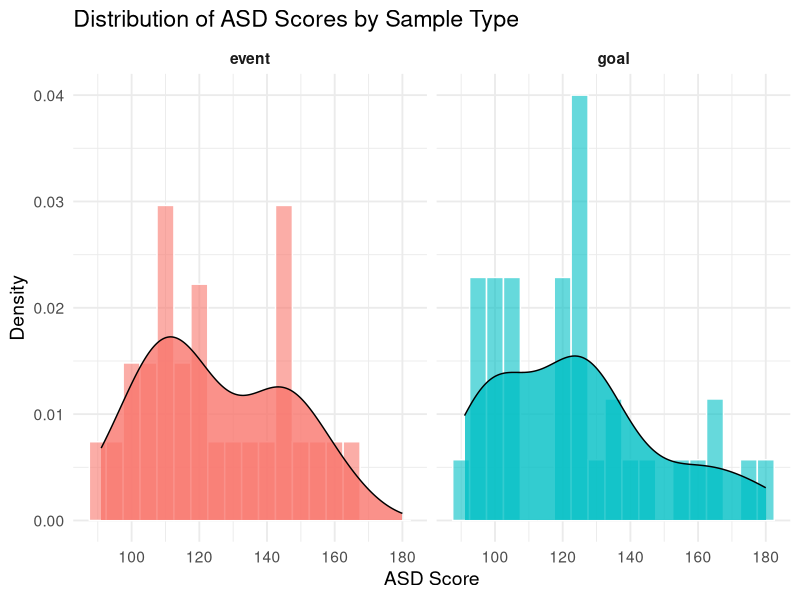
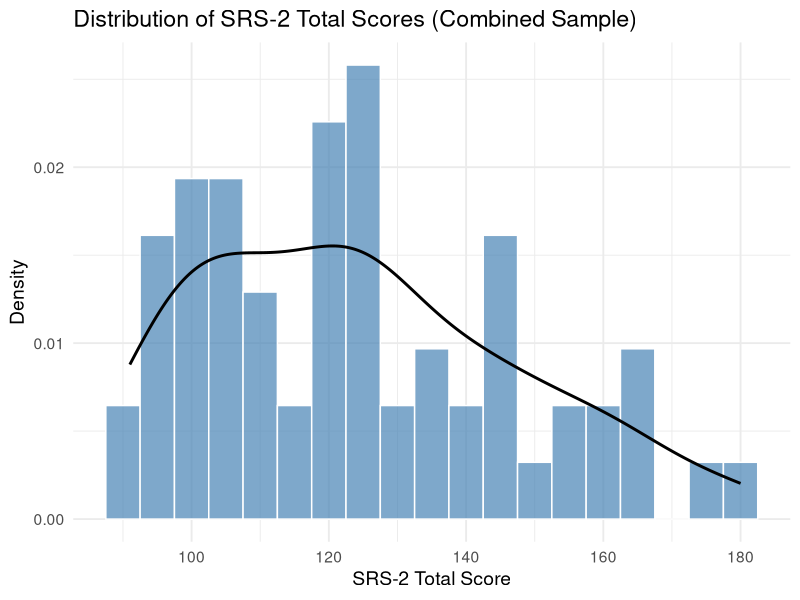

R code for these plots, in order: (Note: this script raises an error after producing the figures.)
## ---- chunk 1
library(readr)
library(dplyr)
library(tidyr)
library(lavaan)
library(tidyverse)

# Load ASD scores from two data samples and add a label column, and remove 'asd' column 
goal_df <- read_csv("asd_goal.csv") %>%
  select(-asd) %>%
  mutate(sample_type = "goal")

event_df <- read_csv("asd_event.csv") %>%
  select(-asd) %>%
  mutate(sample_type = "event")

# Get item columns (those starting with Q25_)
item_cols <- grep("^Q25_", names(goal_df), value = TRUE)

# Define reverse-coded items (from your earlier list)
items_to_reverse <- c("Q25_3", "Q25_7", "Q25_11", "Q25_12", "Q25_15",
                      "Q25_17", "Q25_21", "Q25_22", "Q25_26", "Q25_32",
                      "Q25_38", "Q25_40", "Q25_43", "Q25_45", "Q25_48")

# Reverse code for both datasets (using column names directly)
goal_df[ , items_to_reverse] <- 5 - goal_df[ , items_to_reverse]
event_df[ , items_to_reverse] <- 5 - event_df[ , items_to_reverse]

# Combine the two dataframes after reverse coding
combined_df <- bind_rows(goal_df, event_df)

# Now safely filter only the item columns for valid range (1-4)
data_df <- combined_df %>%
  filter(if_all(all_of(item_cols), ~ !is.na(.) & . != "" & . >= 1 & . <= 4))

# Calculate ASD composite score as the sum of all Q25 items per row
data_df <- data_df %>%
  mutate(asd = rowSums(across(all_of(item_cols))))

# Confirm it now works
head(data_df)
## ---- chunk 2
library(psych)
library(dplyr)
library(e1071)

# Item-wise descriptive stats
# Long format data for items
long_items <- data_df %>%
  pivot_longer(cols = starts_with("Q25_"), names_to = "item", values_to = "value")

# Summary stats by sample and item
item_summary <- long_items %>%
  group_by(sample_type, item) %>%
  summarise(
    n = n(),
    mean = mean(value, na.rm = TRUE),
    median = median(value, na.rm = TRUE),
    sd = sd(value, na.rm = TRUE),
    skew = skewness(value, na.rm = TRUE, type = 2),
    kurt = kurtosis(value, na.rm = TRUE, type = 2),
    min = min(value, na.rm = TRUE),
    max = max(value, na.rm = TRUE),
    .groups = "drop"
  )

# Sample wise descriptive stats
# Get range of each descriptive stat by sample_type
sample_summary <- item_summary %>%
  group_by(sample_type) %>%
  summarise(
    mean_range = paste0(round(min(mean, na.rm = TRUE), 2), " – ", round(max(mean, na.rm = TRUE), 2)),
    median_range = paste0(round(min(median, na.rm = TRUE), 2), " – ", round(max(median, na.rm = TRUE), 2)),
    sd_range = paste0(round(min(sd, na.rm = TRUE), 2), " – ", round(max(sd, na.rm = TRUE), 2)),
    skew_range = paste0(round(min(skew, na.rm = TRUE), 2), " – ", round(max(skew, na.rm = TRUE), 2)),
    kurt_range = paste0(round(min(kurt, na.rm = TRUE), 2), " – ", round(max(kurt, na.rm = TRUE), 2))
  )
head(sample_summary)
## ---- chunk 3
# Compute descriptive statistics for the final ASD score by sample_type
describe_by_sample <- describeBy(data_df$asd, group = data_df$sample_type, mat = TRUE)

# Compute and clean descriptive statistics
describe_df <- describeBy(data_df$asd, group = data_df$sample_type, mat = TRUE) %>%
  as_tibble() %>%
  rename(Sample = group1) %>%
  select(Sample,
         `N` = n,
         `Mean` = mean,
         `SD` = sd,
         `Median` = median,
         `Min` = min,
         `Max` = max,
         `Skewness` = skew,
         `Kurtosis` = kurtosis) %>%
  mutate(across(where(is.numeric), ~ round(., 2)))

# Print in console for copy-pasting into PowerPoint
print(describe_df)
## ---- chunk 4
library(ggplot2)

# Plot histograms with overlaid density curves
ggplot(data_df, aes(x = asd, fill = sample_type)) +
  geom_histogram(aes(y = ..density..), binwidth = 5, color = "white", alpha = 0.6) +
  geom_density(alpha = 0.8, color = "black") +
  facet_wrap(~sample_type, ncol = 2) +
  theme_minimal(base_size = 14) +
  labs(
    title = "Distribution of ASD Scores by Sample Type",
    x = "ASD Score",
    y = "Density"
  ) +
  theme(
    strip.text = element_text(face = "bold"),
    legend.position = "none"
  )
## ---- chunk 5
# Get item names
q25_items <- names(data_df)[str_detect(names(data_df), "^Q25_")]

# Function to compute and print Cronbach's alpha with CI
print_alpha_info <- function(data, label) {
  alpha_res <- psych::alpha(data)
  alpha_val <- alpha_res$total$raw_alpha
  alpha_se <- alpha_res$total$ase
  ci_lower <- alpha_val - 1.96 * alpha_se
  ci_upper <- alpha_val + 1.96 * alpha_se
  
  cat(paste0("Cronbach’s Alpha for ", label, " data: ", round(alpha_val, 4), "\n"))
  cat(paste0("95% CI: [", round(ci_lower, 4), ", ", round(ci_upper, 4), "]\n\n"))
}

# Subset goal and event samples
goal_data <- data_df %>% filter(sample_type == "goal") %>% select(all_of(q25_items))
event_data <- data_df %>% filter(sample_type == "event") %>% select(all_of(q25_items))

# Print results
print_alpha_info(goal_data, "goal")
print_alpha_info(event_data, "event")
## ---- chunk 6
# Combine goal and event samples
combined_data <- data_df %>%
  filter(sample_type %in% c("goal", "event")) %>%
  select(all_of(q25_items))

# Calculate composite score (sum of all items)
combined_data$asd_total <- rowSums(combined_data, na.rm = TRUE)

# Descriptive statistics
describe_combined <- psych::describe(combined_data$asd_total) %>%
  as.data.frame() %>%
  mutate(across(where(is.numeric), ~round(., 2)))

print(describe_combined)

# Plot histogram with density curve
ggplot(combined_data, aes(x = asd_total)) +
  geom_histogram(aes(y = after_stat(density)),
                 binwidth = 5, fill = "steelblue", color = "white", alpha = 0.7) +
  geom_density(color = "black", size = 1) +
  theme_minimal(base_size = 14) +
  labs(title = "Distribution of SRS-2 Total Scores (Combined Sample)",
       x = "SRS-2 Total Score",
       y = "Density")

## ---- chunk 7
# Check Cronbach's Alpha for combined data
alpha_combined <- psych::alpha(combined_data)
cronbach_alpha_combined <- alpha_combined$total$raw_alpha
alpha_se_combined <- alpha_combined$total$ase
ci_lower_combined <- cronbach_alpha_combined - 1.96 * alpha_se_combined
ci_upper_combined <- cronbach_alpha_combined + 1.96 * alpha_se_combined

cat(paste0("Cronbach’s Alpha for combined data: ", round(cronbach_alpha_combined, 4), "\n"))
cat(paste0("95% CI: [", round(ci_lower_combined, 4), ", ", round(ci_upper_combined, 4), "]\n"))

## ---- chunk 8
# Select and clean combined Q25 items
combined_items <- combined_data %>%
  select(starts_with("Q25_")) %>%
  drop_na()

# Convert to matrix
combined_items_matrix <- as.matrix(combined_items)

# Compute polychoric correlation matrix
combined_pcorr <- lavCor(combined_items_matrix, ordered = TRUE)

# Number of observations
n_combined <- nrow(combined_items)
set.seed(1234)
# Run parallel analysis
psych::fa.parallel(
    combined_pcorr,
    n.obs = n_combined,
    fm = "pa",   # Principal axis factoring
    error.bars = TRUE
  )
## ---- chunk 9
# Run EFA with 5:6 factors
efa_model <- efa(combined_data, nfactors = 5:6, ordered=TRUE)

summary(efa_model)
## ---- chunk 10
library(flextable)
library(dplyr)
library(tibble)

# Extract the 6-factor model
efa_combined_6 <- efa_model[[2]] 

# Extract standardized loadings
combined_loadings <- inspect(efa_combined_6, "std")$lambda |>
  as.data.frame() |>
  rownames_to_column("item")

# Create flextable
flextable(combined_loadings) |>
  bold(i = ~ abs(f1) >= .30, j = "f1") |>
  bold(i = ~ abs(f2) >= .30, j = "f2") |>
  bold(i = ~ abs(f3) >= .30, j = "f3") |>
  bold(i = ~ abs(f4) >= .30, j = "f4") |>
  bold(i = ~ abs(f5) >= .30, j = "f5") |>
  bold(i = ~ abs(f6) >= .30, j = "f6") |>
  set_formatter(
    f1 = function(x) formatC(x, digits = 2, format = "f"),
    f2 = function(x) formatC(x, digits = 2, format = "f"),
    f3 = function(x) formatC(x, digits = 2, format = "f"),
    f4 = function(x) formatC(x, digits = 2, format = "f"),
    f5 = function(x) formatC(x, digits = 2, format = "f"),
    f6 = function(x) formatC(x, digits = 2, format = "f")
  ) |>
  set_header_labels(values = c("item" = "Item", "f1" = "1", "f2" = "2", "f3" = "3", "f4" = "4", "f5" = "5", "f6" = "6")) |>
  add_header_row(values = c("", "Factor Loadings"), colwidths = c(1, 6)) |>
  align(i = 1, align = "center", part = "header")
## ---- chunk 11
# Set cutoff
loading_cutoff <- 0.30

# Pivot to long format and compute directly
assigned_factors <- combined_loadings %>%
  pivot_longer(cols = starts_with("f"), names_to = "factor", values_to = "loading") %>%
  mutate(abs_loading = abs(loading)) %>%
  group_by(item) %>%
  filter(abs_loading == max(abs_loading)) %>%
  ungroup() %>%
  filter(abs_loading >= loading_cutoff) %>%
  select(item, assigned_factor = factor, max_loading = loading)

# View result
print(assigned_factors)

# Get unique factors
unique_factors <- unique(assigned_factors$assigned_factor)

# Initialize results list
alpha_results <- list()

# Loop over factors and compute alpha
for (factor_name in unique_factors) {
  items_for_factor <- assigned_factors %>%
    filter(assigned_factor == factor_name) %>%
    pull(item)
  
  factor_data <- combined_data[, items_for_factor, drop = FALSE]
  
  alpha_out <- psych::alpha(factor_data)
  
  alpha_results[[factor_name]] <- list(
    alpha = round(alpha_out$total$raw_alpha, 3),
    ci_lower = round(alpha_out$total$raw_alpha - 1.96 * alpha_out$total$ase, 3),
    ci_upper = round(alpha_out$total$raw_alpha + 1.96 * alpha_out$total$ase, 3),
    n_items = length(items_for_factor),
    items = items_for_factor
  )
}

# Convert results to a clean dataframe
alpha_results_df <- bind_rows(
  lapply(names(alpha_results), function(f) {
    data.frame(
      Factor = f,
      Alpha = alpha_results[[f]]$alpha,
      CI = paste0("[", alpha_results[[f]]$ci_lower, ", ", alpha_results[[f]]$ci_upper, "]"),
      N_Items = alpha_results[[f]]$n_items
    )
  })
)

# Print clean alpha summary
print(alpha_results_df)

# Order factors numerically f1, f2, ..., f6
alpha_results_df_ordered <- alpha_results_df %>%
  arrange(Factor)

# Create flextable
alpha_flextable <- alpha_results_df_ordered %>%
  flextable() %>%
  set_header_labels(
    Factor = "Factor",
    Alpha = "Cronbach's Alpha",
    CI = "95% Confidence Interval",
    N_Items = "Number of Items"
  ) %>%
  autofit() %>%
  theme_booktabs() %>%
  align(align = "center", part = "all") %>%
  fontsize(size = 11, part = "all") %>%
  bold(part = "header")

# Display the flextable
alpha_flextable

## ---- chunk 12
# Select only ordinal item columns and ensure no NAs
goal_items <- goal_data %>%
  select(starts_with("Q25_")) %>%
  drop_na()

# Convert to matrix just to be safe
goal_items_matrix <- as.matrix(goal_items)

# Compute polychoric correlation
goal_pcorr <- lavCor(goal_items_matrix, ordered = TRUE)

# Number of observations
n_goal <- nrow(goal_items)

suppressWarnings(
  psych::fa.parallel(
    goal_pcorr,
    n.obs = nrow(goal_items),
    fm = "pa",
    error.bars = TRUE
  )
)
## ---- chunk 13
# Select only ordinal item columns and ensure no NAs
event_items <- event_data %>%
  select(starts_with("Q25_")) %>%
  drop_na()

# Convert to matrix just to be safe
event_items_matrix <- as.matrix(event_items)

# Compute polychoric correlation
event_pcorr <- lavCor(event_items_matrix, ordered = TRUE)

# Number of observations
n_event <- nrow(event_items)

suppressWarnings(
  psych::fa.parallel(
    event_pcorr,
    n.obs = nrow(event_items),
    fm = "pa",
    error.bars = TRUE
  )
)
## ---- chunk 14
# Run EFA with 3 to 5 factors for each, using DWLS for ordinal data
efa_goal <- efa(goal_data, nfactors = 5:7, ordered = TRUE)
efa_event <- efa(event_data, nfactors = 5:7, ordered = TRUE)
## ---- chunk 15
summary(efa_goal)
## ---- chunk 16
summary(efa_event)
## ---- chunk 17
library(flextable)
library(dplyr)
library(tibble)

# For goal sample 7-factor loadings
efa_goal_7 <- efa_goal[[3]]  # 3rd model = 7-factor solution

goal_loadings <- inspect(efa_goal_7, "std")$lambda |> 
  as.data.frame() |> 
  rownames_to_column("item")

flextable(goal_loadings) |> 
  bold(i = ~ abs(f1) >= .30, j = "f1") |> 
  bold(i = ~ abs(f2) >= .30, j = "f2") |> 
  bold(i = ~ abs(f3) >= .30, j = "f3") |> 
  bold(i = ~ abs(f4) >= .30, j = "f4") |> 
  bold(i = ~ abs(f5) >= .30, j = "f5") |> 
  bold(i = ~ abs(f6) >= .30, j = "f6") |> 
  bold(i = ~ abs(f7) >= .30, j = "f7") |> 
  set_formatter(
    f1 = function(x) formatC(x, digits = 2, format = "f"),
    f2 = function(x) formatC(x, digits = 2, format = "f"),
    f3 = function(x) formatC(x, digits = 2, format = "f"),
    f4 = function(x) formatC(x, digits = 2, format = "f"),
    f5 = function(x) formatC(x, digits = 2, format = "f"),
    f6 = function(x) formatC(x, digits = 2, format = "f"),
    f7 = function(x) formatC(x, digits = 2, format = "f")
  ) |> 
  set_header_labels(values = c("item" = "Item", "f1" = "1", "f2" = "2", "f3" = "3", "f4" = "4", "f5" = "5", "f6" = "6", "f7" = "7")) |> 
  add_header_row(values = c("", "Factor Loadings"), colwidths = c(1, 7)) |> 
  align(i = 1, align = "center", part = "header")

## ---- chunk 18
efa_event_7 <- efa_event[[3]]  # 3rd model = 7-factor solution

event_loadings <- inspect(efa_event_7, "std")$lambda |> 
  as.data.frame() |> 
  rownames_to_column("item")

flextable(event_loadings) |> 
  bold(i = ~ abs(f1) >= .30, j = "f1") |> 
  bold(i = ~ abs(f2) >= .30, j = "f2") |> 
  bold(i = ~ abs(f3) >= .30, j = "f3") |> 
  bold(i = ~ abs(f4) >= .30, j = "f4") |> 
  bold(i = ~ abs(f5) >= .30, j = "f5") |> 
  bold(i = ~ abs(f6) >= .30, j = "f6") |> 
  bold(i = ~ abs(f7) >= .30, j = "f7") |> 
  set_formatter(
    f1 = function(x) formatC(x, digits = 2, format = "f"),
    f2 = function(x) formatC(x, digits = 2, format = "f"),
    f3 = function(x) formatC(x, digits = 2, format = "f"),
    f4 = function(x) formatC(x, digits = 2, format = "f"),
    f5 = function(x) formatC(x, digits = 2, format = "f"),
    f6 = function(x) formatC(x, digits = 2, format = "f"),
    f7 = function(x) formatC(x, digits = 2, format = "f")
  ) |> 
  set_header_labels(values = c("item" = "Item", "f1" = "1", "f2" = "2", "f3" = "3", "f4" = "4", "f5" = "5", "f6" = "6", "f7" = "7")) |> 
  add_header_row(values = c("", "Factor Loadings"), colwidths = c(1, 7)) |> 
  align(i = 1, align = "center", part = "header")
